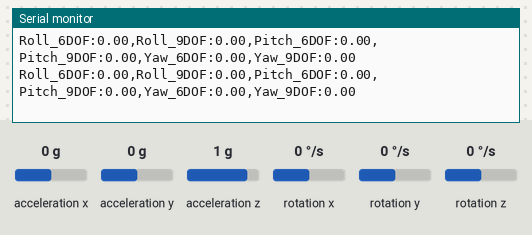
A sketch run on a simulated Arduino Uno, built with avr-gcc and run on an emulated ATmega328P. Shown: the last lines printed to the serial monitor. Wiring (inferred from the names in the program): MPU-6050 motion sensor at I2C address 0x68. The inputs (shaded band) are chosen by the test bench; at power-on: acceleration x 0 g, acceleration y 0 g, acceleration z 1 g, rotation x 0 °/s, rotation y 0 °/s, rotation z 0 °/s.

Above: at 2.4 s.
2.5 s: acceleration x set to -1.4 g
At 2.55 s:
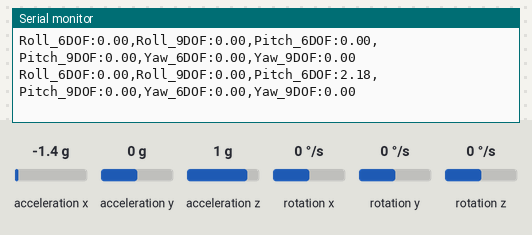
4.0 s: acceleration y set to -1.4 g
At 4.0 s:
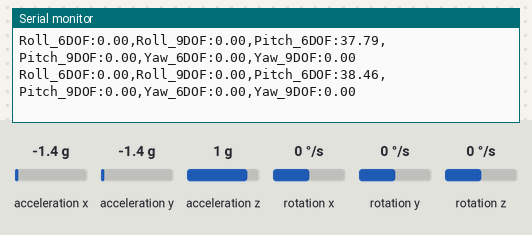
5.5 s: acceleration z set to -1.4 g
At 5.5 s:
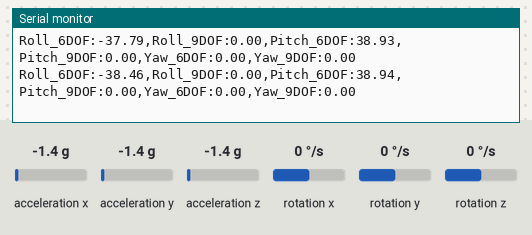
7.0 s: rotation x set to -192 °/s
At 7.0 s:
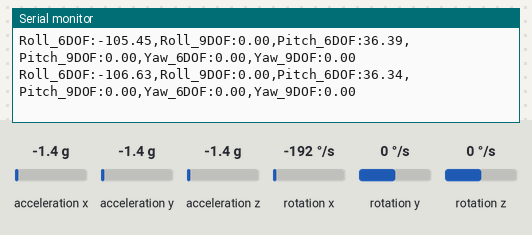
8.5 s: rotation y set to -192 °/s
At 8.5 s:
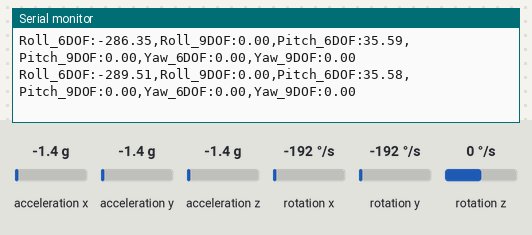
Timing chart, 0 to 11.0 s (numbered marks = the images above; inputs shaded):
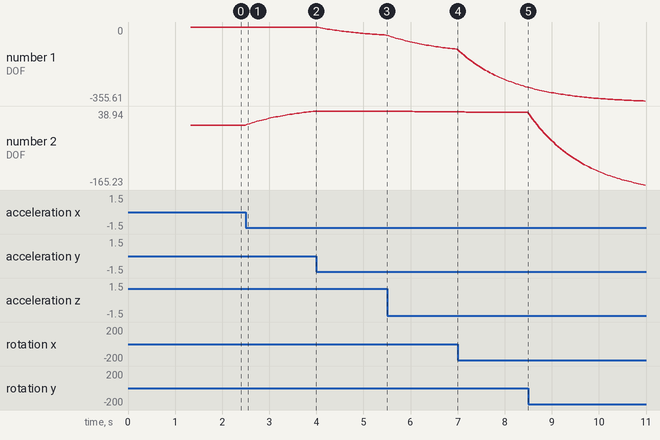

The sketch:

backup_praktikum_sensor_digital_imu.ino
```cpp
/*
 * Praktikum Sensor Digital - Pembanding IMU 6-DOF vs 9-DOF Razor IMU
 * IMU 1 (MPU-6050)  : I2C (A4=SDA, A5=SCL)
 * IMU 2 (Razor 9DOF): SoftwareSerial (Pin 10=RX, Pin 11=TX)
 */

#include <Wire.h>
#include <SoftwareSerial.h>

SoftwareSerial razorSerial(10, 11); // RX = Pin 10 (ke TX Razor), TX = Pin 11

const int MPU_ADDR = 0x68;

// Data IMU 1 (MPU-6050 / 6-DOF)
float roll_6dof = 0, pitch_6dof = 0, yaw_6dof = 0;
float gz_offset = 0;
unsigned long prevTime = 0;

// Data IMU 2 (Razor / 9-DOF)
float yaw_9dof = 0, pitch_9dof = 0, roll_9dof = 0;
String razorBuffer = "";

// Inisialisasi MPU-6050
void initMPU() {
  Wire.beginTransmission(MPU_ADDR);
  Wire.write(0x6B); // PWR_MGMT_1
  Wire.write(0x00); // Bangunkan MPU-6050 dari mode sleep
  Wire.endTransmission(true);
}

// Kalibrasi Offset Gyro Z saat Diam
void calibrateGyroZ() {
  long sumGz = 0;
  for (int i = 0; i < 500; i++) {
    Wire.beginTransmission(MPU_ADDR);
    Wire.write(0x47); // Register GYRO_ZOUT_H
    Wire.endTransmission(false);
    Wire.requestFrom(MPU_ADDR, 2, true);

    if (Wire.available() >= 2) {
      uint8_t h = Wire.read();
      uint8_t l = Wire.read();
      sumGz += (int16_t)(h << 8 | l);
    }
    delay(2);
  }
  gz_offset = (sumGz / 500.0) / 131.0;
}

// Membaca MPU-6050 dengan penanganan byte terurut
void readMPU6050(float dt) {
  Wire.beginTransmission(MPU_ADDR);
  Wire.write(0x3B);
  Wire.endTransmission(false);
  Wire.requestFrom(MPU_ADDR, 14, true);

  if (Wire.available() >= 14) {
    uint8_t axH = Wire.read(); uint8_t axL = Wire.read();
    uint8_t ayH = Wire.read(); uint8_t ayL = Wire.read();
    uint8_t azH = Wire.read(); uint8_t azL = Wire.read();
    Wire.read(); Wire.read(); // Skip data suhu
    uint8_t gxH = Wire.read(); uint8_t gxL = Wire.read();
    uint8_t gyH = Wire.read(); uint8_t gyL = Wire.read();
    uint8_t gzH = Wire.read(); uint8_t gzL = Wire.read();

    int16_t AcX = (int16_t)(axH << 8 | axL);
    int16_t AcY = (int16_t)(ayH << 8 | ayL);
    int16_t AcZ = (int16_t)(azH << 8 | azL);
    int16_t GyX = (int16_t)(gxH << 8 | gxL);
    int16_t GyY = (int16_t)(gyH << 8 | gyL);
    int16_t GyZ = (int16_t)(gzH << 8 | gzL);

    // Scaling Factor standar (Accel +-2g = 16384 LSB/g, Gyro +-250 deg/s = 131 LSB/deg/s)
    float ax = AcX / 16384.0;
    float ay = AcY / 16384.0;
    float az = AcZ / 16384.0;

    float gx = GyX / 131.0;
    float gy = GyY / 131.0;
    float gz = (GyZ / 131.0) - gz_offset;

    float rollAcc  = atan2(ay, az) * 180.0 / PI;
    float pitchAcc = atan2(-ax, sqrt(ay * ay + az * az)) * 180.0 / PI;

    // Complementary Filter
    roll_6dof  = 0.96 * (roll_6dof + gx * dt) + 0.04 * rollAcc;
    pitch_6dof = 0.96 * (pitch_6dof + gy * dt) + 0.04 * pitchAcc;

    // Integrasi Yaw (Deadband Filter 0.5 deg/s untuk menekan drift residual)
    if (abs(gz) > 0.5) {
      yaw_6dof += gz * dt;
    }
  }
}

// Membaca stream string Razor 9-DOF tanpa blocking delay
void readRazorIMU() {
  while (razorSerial.available() > 0) {
    char c = razorSerial.read();
    if (c == '\n') {
      razorBuffer.trim();
      if (razorBuffer.startsWith("#YPR=")) {
        String data = razorBuffer.substring(5);
        int comma1 = data.indexOf(',');
        int comma2 = data.indexOf(',', comma1 + 1);

        if (comma1 != -1 && comma2 != -1) {
          yaw_9dof   = data.substring(0, comma1).toFloat();
          pitch_9dof = data.substring(comma1 + 1, comma2).toFloat();
          roll_9dof  = data.substring(comma2 + 1).toFloat();
        }
      }
      razorBuffer = "";
    } else if (c != '\r') {
      razorBuffer += c;
    }
  }
}

void setup() {
  Serial.begin(115200);

  Wire.begin();
  initMPU();
  calibrateGyroZ();

  razorSerial.begin(57600);
  prevTime = millis();
}

void loop() {
  // Kosongkan buffer serial Razor sesering mungkin
  readRazorIMU();

  unsigned long currentTime = millis();
  float dt = (currentTime - prevTime) / 1000.0;

  // Eksekusi pembaruan data & plot setiap 50 ms (20 Hz)
  if (dt >= 0.05) {
    prevTime = currentTime;

    readMPU6050(dt);

    // Output Serial Plotter
    Serial.print("Roll_6DOF:");   Serial.print(roll_6dof, 2);   Serial.print(",");
    Serial.print("Roll_9DOF:");   Serial.print(roll_9dof, 2);   Serial.print(",");
    Serial.print("Pitch_6DOF:");  Serial.print(pitch_6dof, 2);  Serial.print(",");
    Serial.print("Pitch_9DOF:");  Serial.print(pitch_9dof, 2);  Serial.print(",");
    Serial.print("Yaw_6DOF:");    Serial.print(yaw_6dof, 2);    Serial.print(",");
    Serial.print("Yaw_9DOF:");    Serial.println(yaw_9dof, 2);
  }
}
```

Measured:
- after the input at 2.5 s, the serial monitor: prints a new line at once (image 1)
- plotted number 1: 0 → -38.46 after the input at 4.0 s
- plotted number 2: 0 → 38.46 after the input at 2.5 s, 38.46 → 38.94 after the input at 4.0 s
